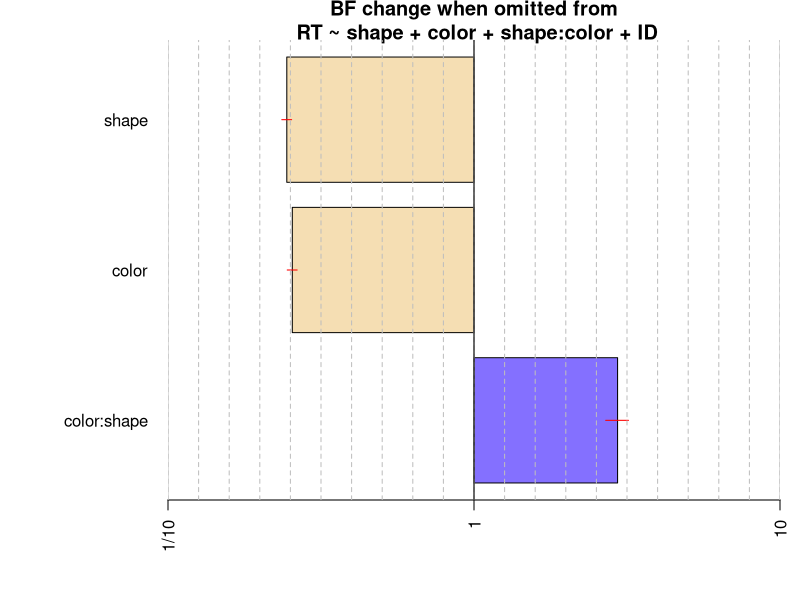

Recreate this plot in R.
library(BayesFactor)


### Name: plot.BFBayesFactorTop
### Title: Plot a Bayes factor top-down object
### Aliases: plot.BFBayesFactorTop

### ** Examples

data(puzzles)

bfs = anovaBF(RT ~ shape*color + ID, data = puzzles, whichRandom="ID",
        whichModels='top', progress=FALSE)
plot(bfs)
